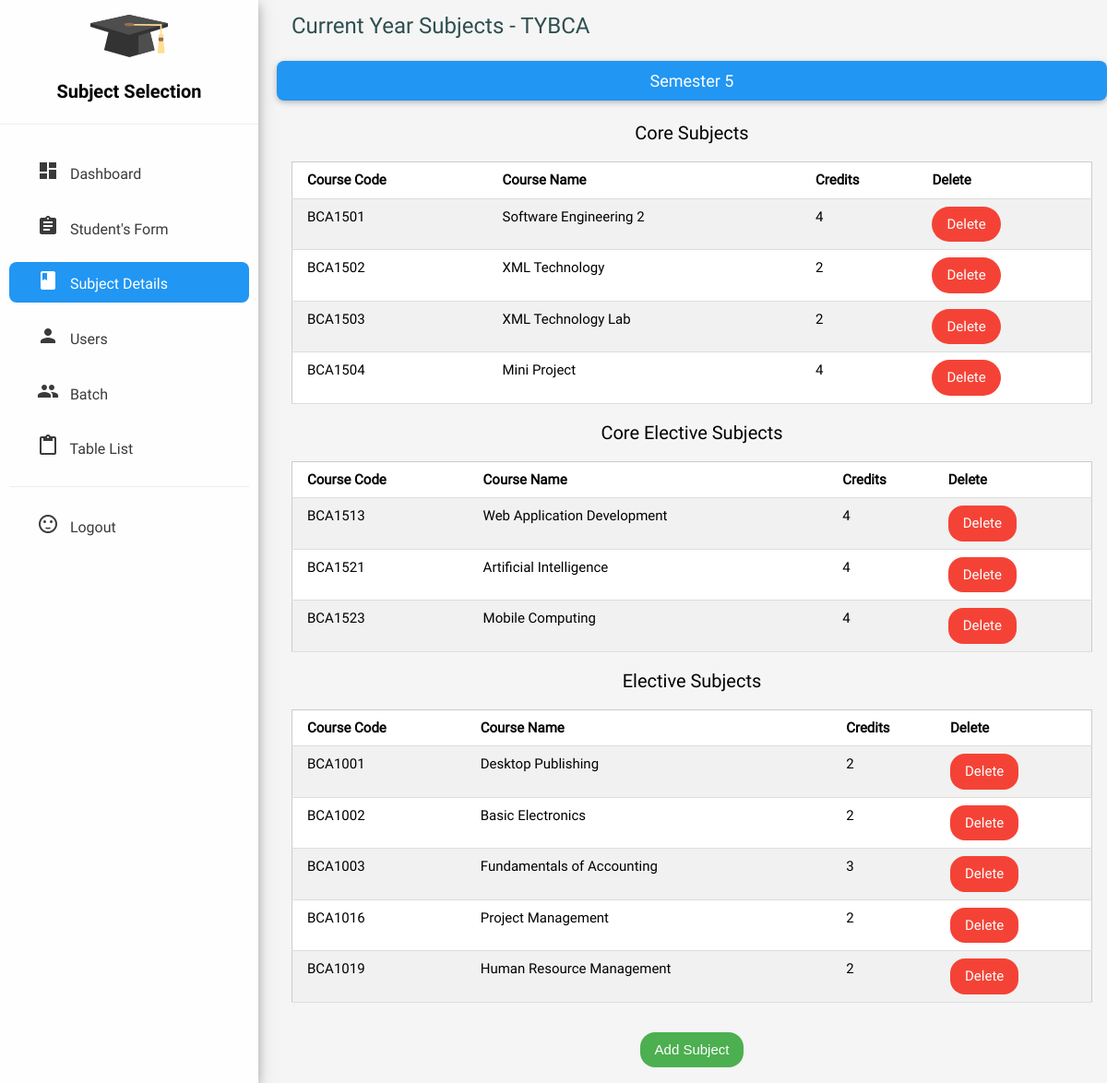
/admin/editSubjectsTYBCA.php (signed in), run on the app's committed database.
### tables this page shows
CREATE TABLE `bcasubjectlist` (
  `course_code` varchar(8) NOT NULL COMMENT ' ',
  `course_name` varchar(50) NOT NULL,
  `credits` int(1) NOT NULL,
  `course_type` varchar(25) NOT NULL
);

### admin/editSubjectsTYBCA.php (the view, shortened to what this page needs)
<!DOCTYPE html>
<html>
    <link rel="stylesheet" href="../css/w3.css">
    <link rel="stylesheet" href="../css/materialfonts.css">
    <body style="background-color: #f5f5f5;" onload="document.getElementById('fh1').click();document.getElementById('fh2').click();">
            <div class="w3-sidebar w3-bar-block w3-collapse w3-card-4 " style="width:280px;background-color: #fefefe;" id="mySidebar">
                <div class="w3-center">
                  <img class="w3-image  w3-margin-top w3-centered" height="30%" width="30%" src="../images/hat.svg" alt="hat" />
                  <p class="w3-centered" style="font-family: robotobold;font-size: 20px;">Subject Selection</p>
                </div>
                <hr>
                <div class="w3-center" style="padding: 10px;">
                    <a href="AdminDashboard.php" class="w3-bar-item w3-button w3-hover-light-gray w3-round-large w3-margin-bottom w3-text-dark-grey" style="font-family: robotoregular;padding-left: 30px;font-size: 16px;" ><i class="material-icons">dashboard</i>&nbsp;&nbsp; Dashboard</a>
                    <a href="AdminStudentForm.php" class="w3-bar-item w3-button w3-hover-light-gray w3-round-large w3-margin-bottom w3-text-dark-grey" style="font-family: robotoregular;padding-left: 30px;font-size: 16px;"><i class="material-icons">assignment</i>&nbsp;&nbsp; Student's Form</a>
                    <a href="AdminSubjectDetails.php" class="w3-bar-item w3-button w3-hover-blue w3-round-large w3-margin-bottom w3-blue w3-text-white" style="font-family: robotoregular;padding-left: 30px;font-size: 16px;"><i class="material-icons">book</i>&nbsp;&nbsp; Subject Details</a>
                    <a href="Users.php" class="w3-bar-item w3-button w3-hover-light-gray w3-round-large w3-margin-bottom w3-text-dark-grey" style="font-family: robotoregular;padding-left: 30px;font-size: 16px;"><i class="material-icons">person</i>&nbsp;&nbsp; Users</a>
                    <a href="batch.php" class="w3-bar-item w3-button w3-hover-light-gray w3-round-large w3-margin-bottom w3-text-dark-grey" style="font-family: robotoregular;padding-left: 30px;font-size: 16px;"><i class="material-icons">group</i>&nbsp;&nbsp; Batch</a>
                    <a href="TableList.php" class="w3-bar-item w3-button w3-hover-light-gray w3-round-large w3-margin-bottom w3-text-dark-grey" style="font-family: robotoregular;padding-left: 30px;font-size: 16px;"><i class="material-icons">content_paste</i>&nbsp;&nbsp; Table List</a>
                    <hr>
                        <a href="logout.php" class="w3-bar-item w3-button w3-hover-light-gray w3-round-medium w3-margin-top w3-text-dark-grey" style="font-family: robotoregular;padding-left: 30px;font-size: 16px;float:bottom;"><i class="material-icons">sentiment_satisfied</i>&nbsp;&nbsp; Logout</a>
                </div>
            </div>
            <div class="w3-main" style="margin-left:300px">
                <div>
                  <div class="w3-container">
                      <h3 style="font-family: robotoregular;color: darkslategray">Current Year Subjects - TYBCA </h3>
                  </div>
                </div>
                <h5 class="w3-button w3-card w3-block w3-white w3-hover-blue w3-round-large" id="fh1" onclick="myFunction('Demo1')" style="font-family: robotoregular;">Semester 5</h5>
                <div id="Demo1" class="w3-hide w3-center w3-container">
                        <?php
                            include '../DBConnection.php';
                            $sql="SELECT * FROM `tsbca-i`";
                            $result = $conn->query($sql);
                            if ($result->num_rows > 0)
                            {
                                echo '<h4 style="font-family: robotoregular;">Core Subjects</h4>';
                                $sql="SELECT bcasubjectlist.course_code,bcasubjectlist.course_name,bcasubjectlist.credits FROM bcasubjectlist INNER JOIN `tsbca-i` ON bcasubjectlist.course_code=`tsbca-i`.course_code WHERE bcasubjectlist.course_type=\"tsbca1_core\" ORDER BY bcasubjectlist.course_code ";
                                $result = $conn->query($sql);
                                if ($result->num_rows > 0) {
                                    echo'<table  class="w3-table-all  w3-margin-bottom w3-margin-top">';
                                    echo'<tr style="font-family: robotoregular;"> <th>Course Code</th> <th>Course Name</th> <th>Credits</th>  <th>Delete</th></tr>';
                                    while($row = $result->fetch_assoc()) {
                                        echo '<tr style="font-family: robotoregular;">';
                                        echo '<td>'.$row['course_code'].'</td>';
                                        echo '<td>'.$row['course_name'].'</td>';
                                        echo '<td>'.$row['credits'].'</td>';
                                        echo '<td><button type="button" name="delete" onclick="deleteSub(this);" class="w3-btn w3-red  w3-round-xxlarge" course_code='.$row['course_code'].' courseType="tsbca-i">Delete</button></td>';
                                        echo '</tr>';
                                    }
                                    echo"</table>";
                                }
                                else{
                                    echo'<p class="w3-text-red">No Core Subject has been set ! </p>';
                                }
                                echo '<h4 style="font-family: robotoregular;">Core Elective Subjects</h4>';
                                $sql="SELECT bcasubjectlist.course_code,bcasubjectlist.course_name,bcasubjectlist.credits FROM bcasubjectlist INNER JOIN `tsbca-i` ON bcasubjectlist.course_code=`tsbca-i`.course_code WHERE bcasubjectlist.course_type=\"tsbca1_core_elective\" ORDER BY bcasubjectlist.course_code ";
                                $result = $conn->query($sql);
                                if ($result->num_rows > 0) {
                                    echo'<table  class="w3-table-all  w3-margin-bottom w3-margin-top">';
                                    echo'<tr style="font-family: robotoregular;"> <th>Course Code</th> <th>Course Name</th> <th>Credits</th>  <th>Delete</th></tr>';
                                    while($row = $result->fetch_assoc()) {
                                        echo '<tr style="font-family: robotoregular;">';
                                        echo '<td>'.$row['course_code'].'</td>';
                                        echo '<td>'.$row['course_name'].'</td>';
                                        echo '<td>'.$row['credits'].'</td>';
                                        echo '<td><button type="button" name="delete" onclick="deleteSub(this);" class="w3-btn w3-red  w3-round-xlarge" course_code='.$row['course_code'].' courseType="tsbca-i">Delete</button></td>';
                                        echo '</tr>';
                                    }
                                    echo"</table>";
                                }
                                else{
                                    echo'<p class="w3-text-red">No Core Elective Subject has been set ! </p>';
                                }
                                echo '<h4 style="font-family: robotoregular;">Elective Subjects</h4>';
                                $sql="SELECT bcasubjectlist.course_code,bcasubjectlist.course_name,bcasubjectlist.credits FROM bcasubjectlist INNER JOIN `tsbca-i` ON bcasubjectlist.course_code=`tsbca-i`.course_code WHERE bcasubjectlist.course_type=\"elective\" ORDER BY bcasubjectlist.course_code ";
                                $result = $conn->query($sql);
                                if ($result->num_rows > 0) {
                                    echo'<table  class="w3-table-all  w3-margin-bottom w3-margin-top">';
                                    echo'<tr style="font-family: robotoregular;"> <th>Course Code</th> <th>Course Name</th> <th>Credits</th>  <th>Delete</th></tr>';
                                    while($row = $result->fetch_assoc()) {
                                        echo '<tr style="font-family: robotoregular;">';
                                        echo '<td>'.$row['course_code'].'</td>';
                                        echo '<td>'.$row['course_name'].'</td>';
                                        echo '<td>'.$row['credits'].'</td>';
                                        echo '<td><button type="button" name="delete" onclick="deleteSub(this);" class="w3-btn w3-red  w3-round-xlarge" course_code='.$row['course_code'].' courseType="tsbca-i">Delete</button></td>';
                                        echo '</tr>';
                                    }
                                    echo"</table>";
                                }
                                else{
                                    echo'<p class="w3-text-red">No Elective Subject has been set ! </p>';
                                }
                            }
                            else {
                                echo'<p class="w3-text-red">No Subject has been set ! </p>';
                            }
                        ?>
                    <div>
                            <button class="w3-btn w3-green w3-round-xlarge w3-margin" onclick="document.getElementById('adds1').style.display='block'">Add Subject</button>
                        </div>
                    </div>
            </div>
</body>
</html>

### css/w3.css (style rules this page uses)
html { box-sizing:border-box }
*,*:before,*:after { box-sizing:inherit }
html { -ms-text-size-adjust:100%;-webkit-text-size-adjust:100% }
body { margin:0 }
a { background-color:transparent;-webkit-text-decoration-skip:objects }
img { border-style:none }
hr { box-sizing:content-box;height:0;overflow:visible }
button,input,select,textarea { font:inherit;margin:0 }
button,input { overflow:visible }
button,select { text-transform:none }
button,html [type=button],[type=reset],[type=submit] { -webkit-appearance:button }
html,body { font-family:Verdana,sans-serif;font-size:15px;line-height:1.5 }
html { overflow-x:hidden }
h3 { font-size:24px }
h4 { font-size:20px }
h5 { font-size:18px }
h1,h2,h3,h4,h5,h6 { font-family:"Segoe UI",Arial,sans-serif;font-weight:400;margin:10px 0 }
hr { border:0;border-top:1px solid #eee;margin:20px 0 }
.w3-image { max-width:100%;height:auto }
img { margin-bottom:-5px }
a { color:inherit }
.w3-table,.w3-table-all { border-collapse:collapse;border-spacing:0;width:100%;display:table }
.w3-table-all { border:1px solid #ccc }
.w3-bordered tr,.w3-table-all tr { border-bottom:1px solid #ddd }
.w3-table-all tr:nth-child(odd) { background-color:#fff }
.w3-table-all tr:nth-child(even) { background-color:#f1f1f1 }
.w3-table td,.w3-table th,.w3-table-all td,.w3-table-all th { padding:8px 8px;display:table-cell;text-align:left;vertical-align:top }
.w3-table th:first-child,.w3-table td:first-child,.w3-table-all th:first-child,.w3-table-all td:first-child { padding-left:16px }
.w3-btn,.w3-button { border:none;display:inline-block;outline:0;padding:8px 16px;vertical-align:middle;overflow:hidden;text-decoration:none;color:inherit;background-color:inherit;text-align:center;cursor:pointer;white-space:nowrap }
.w3-btn,.w3-button { -webkit-touch-callout:none;-webkit-user-select:none;-khtml-user-select:none;-moz-user-select:none;-ms-user-select:none;user-select:none }
.w3-sidebar { height:100%;width:200px;background-color:#fff;position:fixed!important;z-index:1;overflow:auto }
.w3-main,#main { transition:margin-left .4s }
.w3-bar-block .w3-bar-item { width:100%;display:block;padding:8px 16px;text-align:left;border:none;outline:none;white-space:normal;float:none }
.w3-block { display:block;width:100% }
.w3-container:after,.w3-container:before,.w3-panel:after,.w3-panel:before,.w3-row:after,.w3-row:before,.w3-row-padding:after,.w3-row-padding:before, .w3-cell-row:before,.w3-cell-row:after,.w3-clear:after,.w3-clear:before,.w3-bar:before,.w3-bar:after { content:"";display:table;clear:both }
.w3-hide { display:none!important }
.w3-show-block,.w3-show { display:block!important }
@media (min-width:993px) { .w3-sidebar.w3-collapse { display:block!important } }
.w3-round,.w3-round-medium { border-radius:4px }
.w3-round-large { border-radius:8px }
.w3-round-xlarge { border-radius:16px }
.w3-round-xxlarge { border-radius:32px }
.w3-container,.w3-panel { padding:0.01em 16px }
.w3-card,.w3-card-2 { box-shadow:0 2px 5px 0 rgba(0,0,0,0.16),0 2px 10px 0 rgba(0,0,0,0.12) }
.w3-card-4,.w3-hover-shadow:hover { box-shadow:0 4px 10px 0 rgba(0,0,0,0.2),0 4px 20px 0 rgba(0,0,0,0.19) }
.w3-center { text-align:center!important }
.w3-margin { margin:16px!important }
.w3-margin-top { margin-top:16px!important }
.w3-margin-bottom { margin-bottom:16px!important }
.w3-blue,.w3-hover-blue:hover { color:#fff!important;background-color:#2196F3!important }
.w3-green,.w3-hover-green:hover { color:#fff!important;background-color:#4CAF50!important }
.w3-red,.w3-hover-red:hover { color:#fff!important;background-color:#f44336!important }
.w3-text-white,.w3-hover-text-white:hover { color:#fff!important }
.w3-text-dark-grey,.w3-hover-text-dark-grey:hover,.w3-text-dark-gray,.w3-hover-text-dark-gray:hover { color:#3a3a3a!important }

### admin/editSubjectsTYBCA.php (style rules this page uses)
.material-icons { vertical-align:-14% }

### data on the page
bcasubjectlist: course_code "BCA1501", course_name "Software Engineering 2", credits "4"
bcasubjectlist: course_code "BCA1502", course_name "XML Technology", credits "2"
bcasubjectlist: course_code "BCA1503", course_name "XML Technology Lab", credits "2"
bcasubjectlist: course_code "BCA1504", course_name "Mini Project", credits "4"
bcasubjectlist: course_code "BCA1513", course_name "Web Application Development", credits "4"
bcasubjectlist: course_code "BCA1521", course_name "Artificial Intelligence", credits "4"
bcasubjectlist: course_code "BCA1523", course_name "Mobile Computing", credits "4"
bcasubjectlist: course_code "BCA1001", course_name "Desktop Publishing", credits "2"
bcasubjectlist: course_code "BCA1002", course_name "Basic Electronics", credits "2"
bcasubjectlist: course_code "BCA1003", course_name "Fundamentals of Accounting", credits "3"
bcasubjectlist: course_code "BCA1016", course_name "Project Management", credits "2"
bcasubjectlist: course_code "BCA1019", course_name "Human Resource Management", credits "2"
